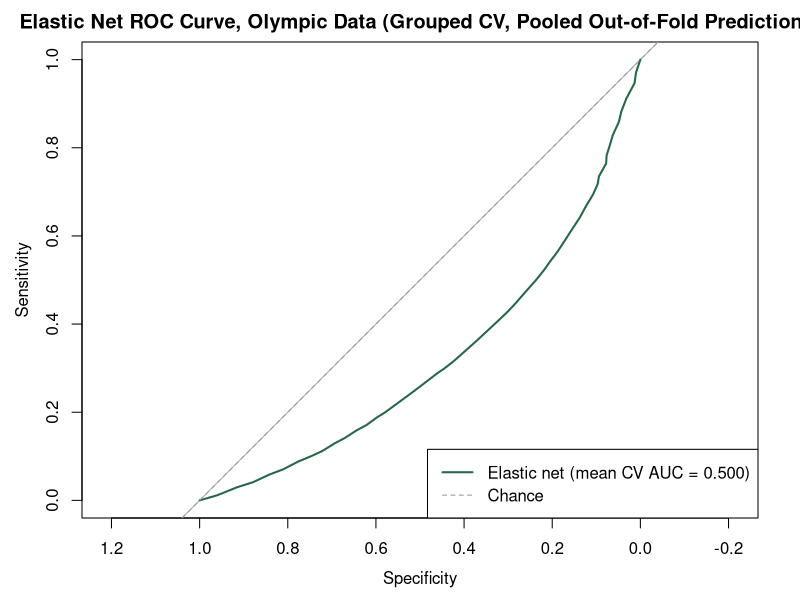

Reproduce this figure in R.
# Author: MG
# Sprint 6: penalized logistic regression (elastic net via glmnet), Olympic
# and World Cup. Final predictor set: log_capacity_imp, gdp_pct_rank_imp,
# city_pop_pct_rank_imp, new_build, region. Tunes alpha (ridge/LASSO
# balance) and lambda (penalty strength).

# CV folds are grouped by Olympics edition (games_year + host_city) so no
# edition splits across train and validation within a fold, since venues
# from the same edition share identical GDP and city population. Fold
# assignment also balances failure counts across folds.

library(tidyverse)
library(caret)
library(glmnet)
library(pROC)

set.seed(123)

predictors <- c("log_capacity_imp", "gdp_pct_rank_imp", "city_pop_pct_rank_imp",
                "new_build", "region")

# Builds train-set row indices for a grouped, repeated k-fold CV. Every row
# from the same edition_id stays in one fold. Editions go to whichever fold
# currently has the fewest failures, so failures spread as evenly across
# folds as the grouping allows.
make_grouped_folds <- function(edition_id, y, k = 5, repeats = 10, seed = 123) {
  set.seed(seed)
  index <- list()
  for (r in seq_len(repeats)) {
    editions <- unique(edition_id)
    edition_order <- sample(editions)
    fold_fail_count <- rep(0, k)
    fold_row_count <- rep(0, k)
    fold_of <- setNames(rep(NA_integer_, length(editions)), editions)
    
    for (ed in edition_order) {
      rows <- which(edition_id == ed)
      n_fail <- sum(y[rows] == "yes")
      pick <- order(fold_fail_count, fold_row_count)[1]
      fold_of[ed] <- pick
      fold_fail_count[pick] <- fold_fail_count[pick] + n_fail
      fold_row_count[pick] <- fold_row_count[pick] + length(rows)
    }
    
    row_fold <- fold_of[edition_id]
    for (f in seq_len(k)) {
      index[[paste0("Fold", f, ".Rep", r)]] <- which(row_fold != f)
    }
  }
  index
}

# ---- Olympic: CV-scored ----
ol <- read_csv("data/processed/olympic_model_split.csv", show_col_types = FALSE) |>
  mutate(white_elephant = factor(if_else(white_elephant, "yes", "no"),
                                 levels = c("no", "yes")),
         new_build = factor(new_build),
         region = factor(region),
         edition_id = paste(games_year, host_city))

ol_train <- ol |> filter(set == "train") |>
  select(white_elephant, all_of(predictors), edition_id) |> drop_na()

cat("Olympic training rows used:", nrow(ol_train),
    "| failures:", sum(ol_train$white_elephant == "yes"),
    "| unique editions:", n_distinct(ol_train$edition_id), "\n")

grouped_index <- make_grouped_folds(ol_train$edition_id, ol_train$white_elephant,
                                    k = 5, repeats = 10, seed = 123)

cat("Failures per fold, repeat 1 (checking the balance):\n")
fold_check <- sapply(1:5, function(f) {
  held_out <- setdiff(seq_len(nrow(ol_train)), grouped_index[[paste0("Fold", f, ".Rep1")]])
  sum(ol_train$white_elephant[held_out] == "yes")
})
print(fold_check)

# method = "cv" since the index list below already encodes all 5 folds x 10
# repeats; caret uses the supplied index directly instead of generating folds.
ctrl <- trainControl(method = "cv", classProbs = TRUE,
                     summaryFunction = twoClassSummary, savePredictions = "final",
                     index = grouped_index)

tune_grid <- expand.grid(alpha = seq(0, 1, by = 0.1),
                         lambda = 10^seq(-4, 1, length.out = 30))

fit_glmnet <- train(white_elephant ~ . - edition_id, data = ol_train, method = "glmnet",
                    trControl = ctrl, tuneGrid = tune_grid, metric = "ROC")

cat("\n== Olympic: Elastic net (glmnet), grouped CV, 5-fold x 10 repeats ==\n")
cat("Best alpha:", fit_glmnet$bestTune$alpha,
    "| best lambda:", round(fit_glmnet$bestTune$lambda, 5), "\n")
print(fit_glmnet$results |>
        filter(alpha == fit_glmnet$bestTune$alpha,
               lambda == fit_glmnet$bestTune$lambda))

cat("\nElastic net ROC across the 50 folds: min", round(min(fit_glmnet$resample$ROC), 3),
    "max", round(max(fit_glmnet$resample$ROC), 3),
    "mean", round(mean(fit_glmnet$resample$ROC), 3), "\n")

best_cut <- function(pred_df) {
  roc_obj <- roc(pred_df$obs, pred_df$yes, levels = c("no", "yes"),
                 direction = "<", quiet = TRUE)
  coords(roc_obj, "best", best.method = "youden",
         ret = c("threshold", "sensitivity", "specificity"))
}

glmnet_cut <- best_cut(fit_glmnet$pred)
cat("\nElastic net, Youden-optimal cutoff:", round(glmnet_cut$threshold, 3), "\n")
fit_glmnet$pred$pred_yj <- factor(if_else(fit_glmnet$pred$yes >= glmnet_cut$threshold, "yes", "no"),
                                  levels = c("no", "yes"))
print(confusionMatrix(fit_glmnet$pred$pred_yj, fit_glmnet$pred$obs, positive = "yes"))

cat("\nCoefficients at the best alpha/lambda:\n")
print(coef(fit_glmnet$finalModel, s = fit_glmnet$bestTune$lambda))

cat("\n== AUC comparison ==\n")
cat("Logistic regression (S5 baseline, ungrouped CV): 0.586\n")
cat("LDA (S5 baseline, ungrouped CV):                 0.597\n")
cat("Elastic net (grouped CV, this script):           ", round(mean(fit_glmnet$resample$ROC), 3), "\n")

roc_glmnet <- roc(fit_glmnet$pred$obs, fit_glmnet$pred$yes,
                  levels = c("no", "yes"), direction = "<", quiet = TRUE)

png("reports/modeling/figs/penalized_logistic_roc_curve.png", width = 1600, height = 1400, res = 200)
plot(roc_glmnet, col = "#276749", lwd = 2,
     main = "Elastic Net ROC Curve, Olympic Data (Grouped CV, Pooled Out-of-Fold Predictions)")
abline(a = 1, b = -1, lty = 2, col = "gray60")
legend("bottomright",
       legend = c(sprintf("Elastic net (mean CV AUC = %.3f)", mean(fit_glmnet$resample$ROC)),
                  "Chance"),
       col = c("#276749", "gray60"), lwd = c(2, 1), lty = c(1, 2))
dev.off()
cat("\nSaved penalized_logistic_roc_curve.png to reports/modeling/figs.\n")

# ---- World Cup: descriptive only, not CV-scored ----
wc <- read_csv("data/processed/worldcup_model_split.csv", show_col_types = FALSE) |>
  mutate(white_elephant = factor(if_else(white_elephant, "yes", "no"), levels = c("no", "yes")),
         new_build = factor(new_build),
         region = factor(region))

wc_all <- wc |> select(white_elephant, all_of(predictors)) |> drop_na()
cat("\nWorld Cup rows used:", nrow(wc_all),
    "| failures:", sum(wc_all$white_elephant == "yes"), "\n")

wc_logit <- glm(white_elephant ~ ., data = wc_all, family = "binomial")
cat("== World Cup: logistic regression with the final predictor set (descriptive only) ==\n")
print(summary(wc_logit))
